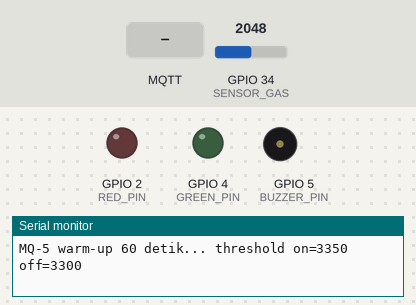
This program was run on a simulated ESP32. On the bench: output pins drawn as LEDs (lit = HIGH), buzzer (waves = sounding, pin HIGH), the last lines printed to the serial monitor. The test bench sets the inputs (shaded band); at power-on: GPIO 34 (SENSOR_GAS) = 2048. WiFi joins after 1.5 s; servers stay silent unless stated; EEPROM starts erased; no MQTT or app messages arrive unless stated.

Above: at 0.1 s.
At 1.2 s:
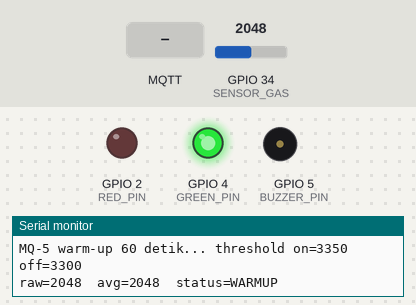
1.3 s: MQTT message "1" arrives on the first subscribed topic
5.0 s: MQTT message "on" arrives on the first subscribed topic
Timing chart, 0 to 8.0 s (numbered marks = the images above; inputs shaded):
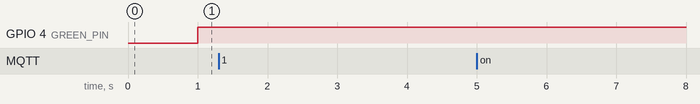

The program:

main.cpp
```cpp
#include <Arduino.h>
#include <ArduinoJson.h>
#include <Preferences.h>
#include <PubSubClient.h>
#include <WiFi.h>

#include "gas_logic.h"
#include "secrets.h"

// --- Pin ---
const int RED_PIN = 2;
const int GREEN_PIN = 4;
const int BUZZER_PIN = 5;
const int SENSOR_GAS = 34; // VP / ADC1_CH0

// --- Threshold default ---
const int DEFAULT_THRESHOLD_ON = 3350;
const int DEFAULT_THRESHOLD_OFF = 3300;

int thresholdOn = DEFAULT_THRESHOLD_ON;
int thresholdOff = DEFAULT_THRESHOLD_OFF;

// --- Waktu ---
const unsigned long WARMUP_MS = 60000UL;
const unsigned long SENSOR_INTERVAL = 1000UL;
const unsigned long NOTE_GAP = 20UL;
const unsigned long WIFI_RETRY_MS = 10000UL;
const unsigned long MQTT_RETRY_MS = 5000UL;

// --- Moving average ---
const int SAMPLE_COUNT = 5;
int samples[SAMPLE_COUNT];
int sampleIndex = 0;
long sampleSum = 0;

// --- Frekuensi nada (1 = C6) ---
#define N_G5 784
#define N_B5 988 // 7 (leading tone di bawah do)
#define N_C6 1047
#define N_D6 1175
#define N_E6 1319
#define N_F6 1397
#define N_G6 1568
#define N_A6 1760

struct Note
{
  uint16_t freq;     // 0 = diam
  uint16_t duration; // ms
};

// Melodi "Wo De Peng You Zai Na Li"
const Note MELODY[] = {
    {N_G5, 400}, {N_C6, 100}, {N_C6, 100}, {N_C6, 100}, {N_C6, 100}, {N_B5, 200}, {N_C6, 200}, {N_D6, 400}, {N_G5, 400}, {N_D6, 100}, {N_D6, 100}, {N_D6, 100}, {N_D6, 100}, {N_C6, 200}, {N_D6, 200}, {N_E6, 400}, {N_C6, 200}, {N_E6, 200}, {N_G6, 400}, {N_A6, 200}, {N_A6, 200}, {N_G6, 400}, {N_F6, 200}, {N_F6, 200}, {N_E6, 200}, {N_E6, 200}, {N_D6, 200}, {N_D6, 200}, {N_C6, 400}};
const int MELODY_LEN = sizeof(MELODY) / sizeof(MELODY[0]);

// --- State ---
GasState gasState = {GasStatus::WARMUP, false};
bool notePlaying = false;
int melodyIndex = 0;
unsigned long noteStart = 0;
unsigned long gapUntil = 0;
unsigned long bootTime = 0;
unsigned long lastSensorRead = 0;

// --- Jaringan ---
const char *TOPIC_DATA = "gas/rumah1/data";
const char *TOPIC_AVAIL = "gas/rumah1/availability";
const char *TOPIC_THRESHOLD_STATE = "gas/rumah1/threshold/state";
const char *TOPIC_THRESHOLD_SET = "gas/rumah1/threshold/set";

WiFiClient wifiClient;
PubSubClient mqtt(wifiClient);
Preferences prefs;
String clientId;
unsigned long lastWifiAttempt = 0;
unsigned long lastMqttAttempt = 0;

void stopMelody()
{
  noTone(BUZZER_PIN);
  notePlaying = false;
  melodyIndex = 0;
  gapUntil = 0;
}

void updateMelody(unsigned long now)
{
  if (!gasState.alarmActive)
  {
    if (notePlaying)
      stopMelody();
    return;
  }

  if (notePlaying)
  {
    if (now - noteStart >= MELODY[melodyIndex].duration)
    {
      noTone(BUZZER_PIN);
      notePlaying = false;
      melodyIndex++;
      gapUntil = now + NOTE_GAP;
    }
    return;
  }

  if (now < gapUntil)
    return;

  if (melodyIndex >= MELODY_LEN)
    melodyIndex = 0;

  uint16_t f = MELODY[melodyIndex].freq;
  if (f == 0)
    noTone(BUZZER_PIN);
  else
    tone(BUZZER_PIN, f);

  noteStart = now;
  notePlaying = true;
}

void publishThresholdState()
{
  char buf[64];
  snprintf(buf, sizeof(buf), "{\"on\":%d,\"off\":%d}", thresholdOn, thresholdOff);
  mqtt.publish(TOPIC_THRESHOLD_STATE, buf, true);
}

void onMqttMessage(char *topic, byte *payload, unsigned int length)
{
  if (strcmp(topic, TOPIC_THRESHOLD_SET) != 0)
    return;

  JsonDocument doc;
  DeserializationError err = deserializeJson(doc, payload, length);
  if (err)
  {
    Serial.printf("threshold/set bukan JSON valid: %s\n", err.c_str());
    publishThresholdState();
    return;
  }

  int on = doc["on"] | -1;
  int off = doc["off"] | -1;

  if (!thresholdsValid(on, off))
  {
    Serial.printf("threshold ditolak: on=%d off=%d\n", on, off);
    publishThresholdState();
    return;
  }

  thresholdOn = on;
  thresholdOff = off;
  prefs.putInt("th_on", thresholdOn);
  prefs.putInt("th_off", thresholdOff);

  Serial.printf("threshold baru: on=%d off=%d\n", thresholdOn, thresholdOff);
  publishThresholdState();
}

void loadThresholds()
{
  prefs.begin("gas", false);
  thresholdOn = prefs.getInt("th_on", DEFAULT_THRESHOLD_ON);
  thresholdOff = prefs.getInt("th_off", DEFAULT_THRESHOLD_OFF);

  if (!thresholdsValid(thresholdOn, thresholdOff))
  {
    thresholdOn = DEFAULT_THRESHOLD_ON;
    thresholdOff = DEFAULT_THRESHOLD_OFF;
    Serial.println("threshold NVS tidak valid, pakai default");
  }
}

void connectWifi(unsigned long now)
{
  if (WiFi.status() == WL_CONNECTED)
    return;
  if (now - lastWifiAttempt < WIFI_RETRY_MS)
    return;

  lastWifiAttempt = now;
  Serial.println("Menyambung ulang WiFi...");
  WiFi.reconnect();
}

void connectMqtt(unsigned long now)
{
  if (mqtt.connected())
    return;
  if (now - lastMqttAttempt < MQTT_RETRY_MS)
    return;

  lastMqttAttempt = now;
  if (WiFi.status() != WL_CONNECTED)
    return;

  if (mqtt.connect(clientId.c_str(), nullptr, nullptr, TOPIC_AVAIL, 0, true, "offline"))
  {
    Serial.println("MQTT terhubung");
    mqtt.publish(TOPIC_AVAIL, "online", true);
    publishThresholdState();
    mqtt.subscribe(TOPIC_THRESHOLD_SET, 0);
  }
  else
  {
    Serial.printf("MQTT gagal, state=%d\n", mqtt.state());
  }
}

void publishData(int raw, int avg)
{
  char buf[96];
  snprintf(buf, sizeof(buf), "{\"raw\":%d,\"avg\":%d,\"status\":\"%s\"}",
           raw, avg, statusName(gasState.status));
  mqtt.publish(TOPIC_DATA, buf, false);
}

void setup()
{
  Serial.begin(115200);

  pinMode(RED_PIN, OUTPUT);
  pinMode(GREEN_PIN, OUTPUT);
  pinMode(BUZZER_PIN, OUTPUT);

  digitalWrite(RED_PIN, LOW);
  digitalWrite(GREEN_PIN, LOW);

  loadThresholds();

  sampleSum = 0;
  for (int i = 0; i < SAMPLE_COUNT; i++)
  {
    samples[i] = analogRead(SENSOR_GAS);
    sampleSum += samples[i];
  }

  bootTime = millis();
  lastSensorRead = bootTime;

  clientId = "esp32-gas-" + String((uint32_t)ESP.getEfuseMac(), HEX);

  WiFi.mode(WIFI_STA);
  WiFi.setAutoReconnect(true);
  WiFi.begin(WIFI_SSID, WIFI_PASS);
  lastWifiAttempt = millis();

  mqtt.setServer(MQTT_HOST, MQTT_PORT);
  mqtt.setCallback(onMqttMessage);
  mqtt.setBufferSize(512);

  Serial.printf("MQ-5 warm-up 60 detik... threshold on=%d off=%d\n", thresholdOn, thresholdOff);
}

void loop()
{
  unsigned long now = millis();

  connectWifi(now);
  connectMqtt(now);
  mqtt.loop();

  if (now - lastSensorRead >= SENSOR_INTERVAL)
  {
    lastSensorRead = now;

    int gasRaw = analogRead(SENSOR_GAS);

    sampleSum -= samples[sampleIndex];
    samples[sampleIndex] = gasRaw;
    sampleSum += gasRaw;
    sampleIndex = (sampleIndex + 1) % SAMPLE_COUNT;
    int gasAvg = sampleSum / SAMPLE_COUNT;

    bool warmingUp = (now - bootTime) < WARMUP_MS;

    gasState = nextGasState(gasState, gasAvg, warmingUp, thresholdOn, thresholdOff);

    if (gasState.alarmActive)
    {
      digitalWrite(RED_PIN, HIGH);
      digitalWrite(GREEN_PIN, LOW);
    }
    else
    {
      digitalWrite(RED_PIN, LOW);
      digitalWrite(GREEN_PIN, HIGH);
    }

    Serial.print("raw=");
    Serial.print(gasRaw);
    Serial.print("  avg=");
    Serial.print(gasAvg);
    Serial.print("  status=");
    Serial.println(statusName(gasState.status));

    if (mqtt.connected())
      publishData(gasRaw, gasAvg);
  }

  updateMelody(now);
  delay(5);
}
```

gas_logic.h
```cpp
#pragma once

#include <stdint.h>

enum class GasStatus : uint8_t
{
  WARMUP,
  SAFE,
  ALARM
};

struct GasState
{
  GasStatus status;
  bool alarmActive;
};

inline bool thresholdsValid(int thresholdOn, int thresholdOff)
{
  return thresholdOff >= 0 && thresholdOn <= 4095 && thresholdOn > thresholdOff;
}

inline GasState nextGasState(GasState prev, int avg, bool warmingUp, int thresholdOn, int thresholdOff)
{
  if (warmingUp)
    return {GasStatus::WARMUP, false};

  bool alarm = prev.alarmActive;
  if (!alarm && avg > thresholdOn)
    alarm = true;
  else if (alarm && avg < thresholdOff)
    alarm = false;

  return {alarm ? GasStatus::ALARM : GasStatus::SAFE, alarm};
}

inline const char *statusName(GasStatus status)
{
  switch (status)
  {
  case GasStatus::WARMUP:
    return "WARMUP";
  case GasStatus::ALARM:
    return "ALARM";
  default:
    return "SAFE";
  }
}
```

secrets.example.h
```cpp
#pragma once

#define WIFI_SSID "isi-ssid-wifi"
#define WIFI_PASS "isi-password-wifi"
#define MQTT_HOST "192.168.88.248"
#define MQTT_PORT 1883
```
